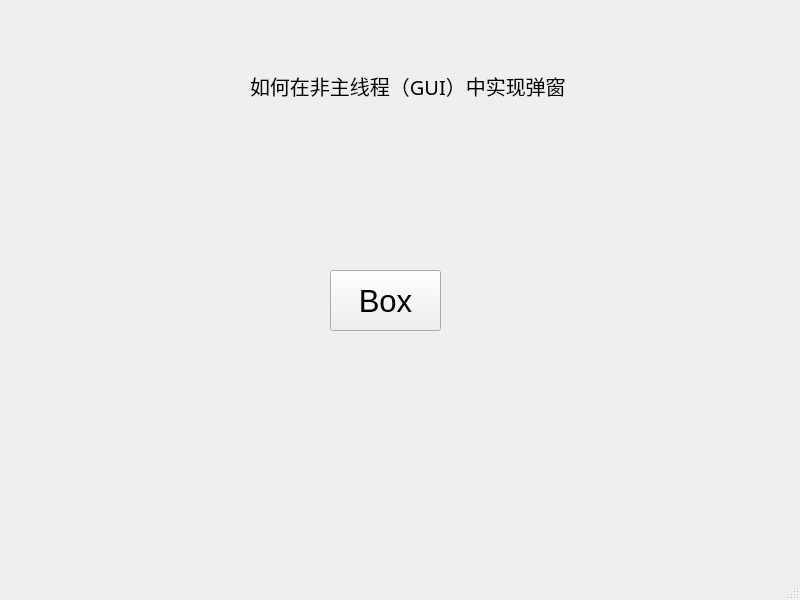
<?xml version="1.0" encoding="UTF-8"?>
<ui version="4.0">
 <class>MainWindow</class>
 <widget class="QMainWindow" name="MainWindow">
  <property name="geometry">
   <rect>
    <x>0</x>
    <y>0</y>
    <width>800</width>
    <height>600</height>
   </rect>
  </property>
  <property name="windowTitle">
   <string>Demo</string>
  </property>
  <widget class="QWidget" name="centralwidget">
   <widget class="QLabel" name="label">
    <property name="geometry">
     <rect>
      <x>250</x>
      <y>40</y>
      <width>321</width>
      <height>91</height>
     </rect>
    </property>
    <property name="font">
     <font>
      <family>微软雅黑</family>
      <pointsize>15</pointsize>
     </font>
    </property>
    <property name="text">
     <string>如何在非主线程（GUI）中实现弹窗</string>
    </property>
   </widget>
   <widget class="QPushButton" name="pushButton">
    <property name="geometry">
     <rect>
      <x>330</x>
      <y>270</y>
      <width>111</width>
      <height>61</height>
     </rect>
    </property>
    <property name="font">
     <font>
      <family>Arial</family>
      <pointsize>23</pointsize>
     </font>
    </property>
    <property name="text">
     <string>Box</string>
    </property>
   </widget>
  </widget>
  <widget class="QMenuBar" name="menubar">
   <property name="geometry">
    <rect>
     <x>0</x>
     <y>0</y>
     <width>800</width>
     <height>23</height>
    </rect>
   </property>
  </widget>
  <widget class="QStatusBar" name="statusbar"/>
 </widget>
 <resources/>
 <connections/>
</ui>
